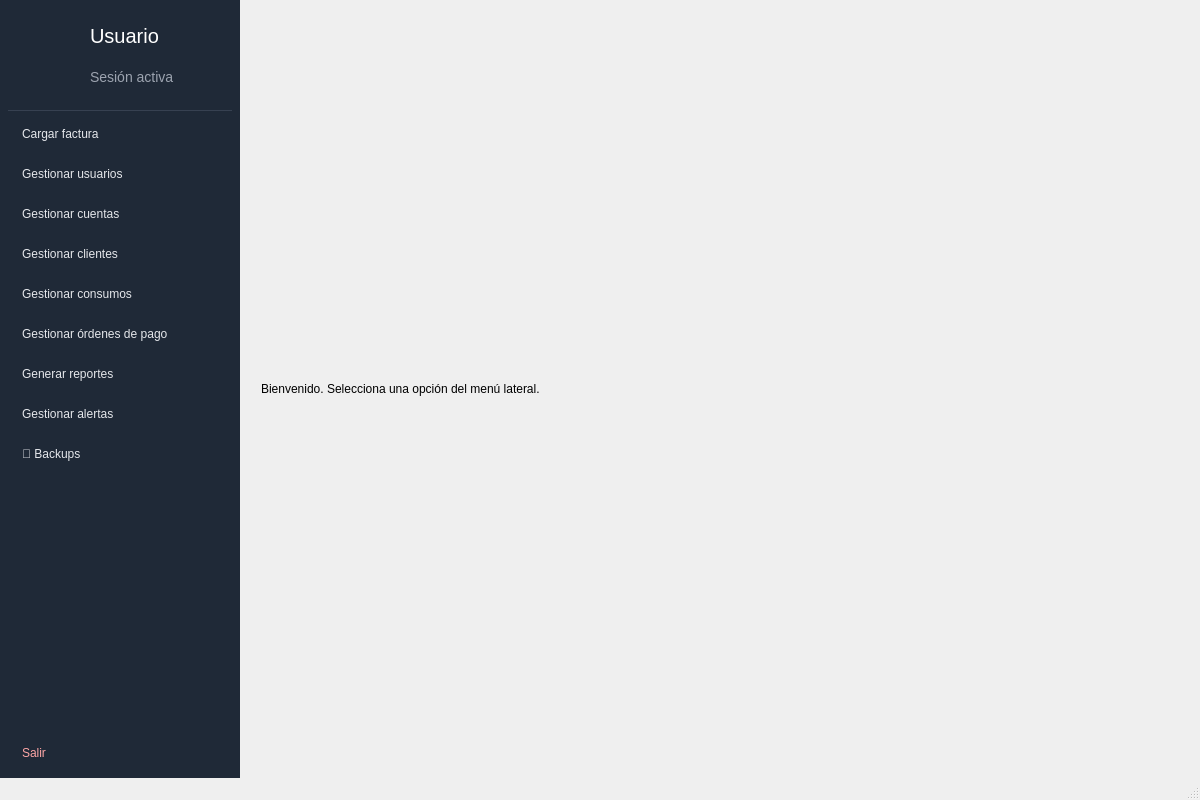
<?xml version="1.0" encoding="UTF-8"?>
<ui version="4.0">
 <class>MainWindow</class>
 <widget class="QMainWindow" name="MainWindow">
  <property name="geometry">
   <rect>
    <x>0</x>
    <y>0</y>
    <width>1200</width>
    <height>800</height>
   </rect>
  </property>
  <property name="windowTitle">
   <string>Gestión de Facturas</string>
  </property>
  <widget class="QWidget" name="centralwidget">
   <layout class="QHBoxLayout" name="horizontalLayout_root">
    <property name="spacing">
     <number>0</number>
    </property>
    <property name="leftMargin">
     <number>0</number>
    </property>
    <property name="topMargin">
     <number>0</number>
    </property>
    <property name="rightMargin">
     <number>0</number>
    </property>
    <property name="bottomMargin">
     <number>0</number>
    </property>
    <item>
     <widget class="QFrame" name="sidebar">
      <property name="sizePolicy">
       <sizepolicy hsizetype="Fixed" vsizetype="Preferred">
        <horstretch>0</horstretch>
        <verstretch>0</verstretch>
       </sizepolicy>
      </property>
      <property name="minimumSize">
       <size>
        <width>240</width>
        <height>0</height>
       </size>
      </property>
      <property name="maximumSize">
       <size>
        <width>240</width>
        <height>16777215</height>
       </size>
      </property>
      <property name="styleSheet">
       <string notr="true">#sidebar {background-color:#1f2937; color:#e5e7eb;}
QPushButton {text-align:left; padding:10px 14px; border:none; color:#e5e7eb; background:transparent;}
QPushButton:hover {background-color:#374151;}
QPushButton:pressed {background-color:#4b5563;}
/* Estado seleccionado tipo &quot;pill&quot; */
QPushButton:checked {background-color:#e5e7eb; color:#111827; border-radius:18px; margin:2px;}
QPushButton#btn_salir {color:#fca5a5;}
</string>
      </property>
      <property name="frameShape">
       <enum>QFrame::NoFrame</enum>
      </property>
      <property name="frameShadow">
       <enum>QFrame::Plain</enum>
      </property>
      <layout class="QVBoxLayout" name="verticalLayout_sidebar">
       <property name="spacing">
        <number>6</number>
       </property>
       <property name="leftMargin">
        <number>8</number>
       </property>
       <property name="topMargin">
        <number>8</number>
       </property>
       <property name="rightMargin">
        <number>8</number>
       </property>
       <property name="bottomMargin">
        <number>8</number>
       </property>
       <item>
        <widget class="QFrame" name="userHeader">
         <property name="minimumSize">
          <size>
           <width>0</width>
           <height>96</height>
          </size>
         </property>
         <property name="frameShape">
          <enum>QFrame::NoFrame</enum>
         </property>
         <layout class="QHBoxLayout" name="horizontalLayout_user">
          <property name="leftMargin">
           <number>8</number>
          </property>
          <property name="topMargin">
           <number>8</number>
          </property>
          <property name="rightMargin">
           <number>8</number>
          </property>
          <property name="bottomMargin">
           <number>8</number>
          </property>
          <item>
           <widget class="QLabel" name="avatar">
            <property name="minimumSize">
             <size>
              <width>60</width>
              <height>60</height>
             </size>
            </property>
            <property name="maximumSize">
             <size>
              <width>48</width>
              <height>48</height>
             </size>
            </property>
            <property name="styleSheet">
             <string notr="true">border-radius:24px;</string>
            </property>
            <property name="pixmap">
             <pixmap>../../assets/profile.png</pixmap>
            </property>
            <property name="scaledContents">
             <bool>true</bool>
            </property>
           </widget>
          </item>
          <item>
           <widget class="QWidget" name="userInfo" native="true">
            <layout class="QVBoxLayout" name="verticalLayout_userInfo">
             <property name="spacing">
              <number>2</number>
             </property>
             <property name="leftMargin">
              <number>8</number>
             </property>
             <property name="topMargin">
              <number>0</number>
             </property>
             <property name="rightMargin">
              <number>0</number>
             </property>
             <property name="bottomMargin">
              <number>0</number>
             </property>
             <item>
              <widget class="QLabel" name="lbl_user_name">
               <property name="styleSheet">
                <string notr="true">font-size: 20px; 
color: white;</string>
               </property>
               <property name="text">
                <string>Usuario</string>
               </property>
              </widget>
             </item>
             <item>
              <widget class="QLabel" name="lbl_user_role">
               <property name="styleSheet">
                <string notr="true">color:#9ca3af; font-size: 14px;</string>
               </property>
               <property name="text">
                <string>Sesión activa</string>
               </property>
              </widget>
             </item>
            </layout>
           </widget>
          </item>
         </layout>
        </widget>
       </item>
       <item>
        <widget class="QFrame" name="divider">
         <property name="minimumSize">
          <size>
           <width>0</width>
           <height>1</height>
          </size>
         </property>
         <property name="styleSheet">
          <string notr="true">background:#374151;</string>
         </property>
        </widget>
       </item>
       <item>
        <widget class="QPushButton" name="btn_cargar_factura">
         <property name="styleSheet">
          <string notr="true">border-radius: 0;</string>
         </property>
         <property name="text">
          <string>Cargar factura</string>
         </property>
         <property name="checkable">
          <bool>true</bool>
         </property>
        </widget>
       </item>
       <item>
        <widget class="QPushButton" name="btn_usuarios">
         <property name="text">
          <string>Gestionar usuarios</string>
         </property>
         <property name="checkable">
          <bool>true</bool>
         </property>
        </widget>
       </item>
       <item>
        <widget class="QPushButton" name="btn_cuentas">
         <property name="text">
          <string>Gestionar cuentas</string>
         </property>
         <property name="checkable">
          <bool>true</bool>
         </property>
        </widget>
       </item>
       <item>
        <widget class="QPushButton" name="btn_clientes">
         <property name="text">
          <string>Gestionar clientes</string>
         </property>
         <property name="checkable">
          <bool>true</bool>
         </property>
        </widget>
       </item>
       <item>
        <widget class="QPushButton" name="btn_consumos">
         <property name="text">
          <string>Gestionar consumos</string>
         </property>
         <property name="checkable">
          <bool>true</bool>
         </property>
        </widget>
       </item>
       <item>
        <widget class="QPushButton" name="btn_ordenes_pago">
         <property name="text">
          <string>Gestionar órdenes de pago</string>
         </property>
         <property name="checkable">
          <bool>true</bool>
         </property>
        </widget>
       </item>
       <item>
        <widget class="QPushButton" name="btn_reportes">
         <property name="text">
          <string>Generar reportes</string>
         </property>
         <property name="checkable">
          <bool>true</bool>
         </property>
        </widget>
       </item>
       <item>
        <widget class="QPushButton" name="btn_alertas">
         <property name="text">
          <string>Gestionar alertas</string>
         </property>
         <property name="checkable">
          <bool>true</bool>
         </property>
        </widget>
       </item>
       <item>
        <widget class="QPushButton" name="btn_backups">
         <property name="text">
          <string>💾 Backups</string>
         </property>
         <property name="checkable">
          <bool>true</bool>
         </property>
        </widget>
       </item>
       <item>
        <spacer name="verticalSpacer">
         <property name="orientation">
          <enum>Qt::Vertical</enum>
         </property>
         <property name="sizeHint" stdset="0">
          <size>
           <width>20</width>
           <height>40</height>
          </size>
         </property>
        </spacer>
       </item>
       <item>
        <widget class="QPushButton" name="btn_salir">
         <property name="text">
          <string>Salir</string>
         </property>
        </widget>
       </item>
      </layout>
     </widget>
    </item>
    <item>
     <widget class="QFrame" name="content">
      <property name="frameShape">
       <enum>QFrame::NoFrame</enum>
      </property>
      <property name="frameShadow">
       <enum>QFrame::Plain</enum>
      </property>
      <layout class="QVBoxLayout" name="verticalLayout_content">
       <property name="leftMargin">
        <number>12</number>
       </property>
       <property name="topMargin">
        <number>12</number>
       </property>
       <property name="rightMargin">
        <number>12</number>
       </property>
       <property name="bottomMargin">
        <number>12</number>
       </property>
       <item>
        <widget class="QStackedWidget" name="stackedPages">
         <property name="currentIndex">
          <number>0</number>
         </property>
         <widget class="QWidget" name="page_home">
          <layout class="QVBoxLayout" name="verticalLayout_home">
           <item>
            <widget class="QLabel" name="lbl_bienvenido">
             <property name="text">
              <string>Bienvenido. Selecciona una opción del menú lateral.</string>
             </property>
            </widget>
           </item>
          </layout>
         </widget>
        </widget>
       </item>
      </layout>
     </widget>
    </item>
   </layout>
  </widget>
  <widget class="QStatusBar" name="statusbar"/>
 </widget>
 <resources/>
 <connections/>
</ui>
